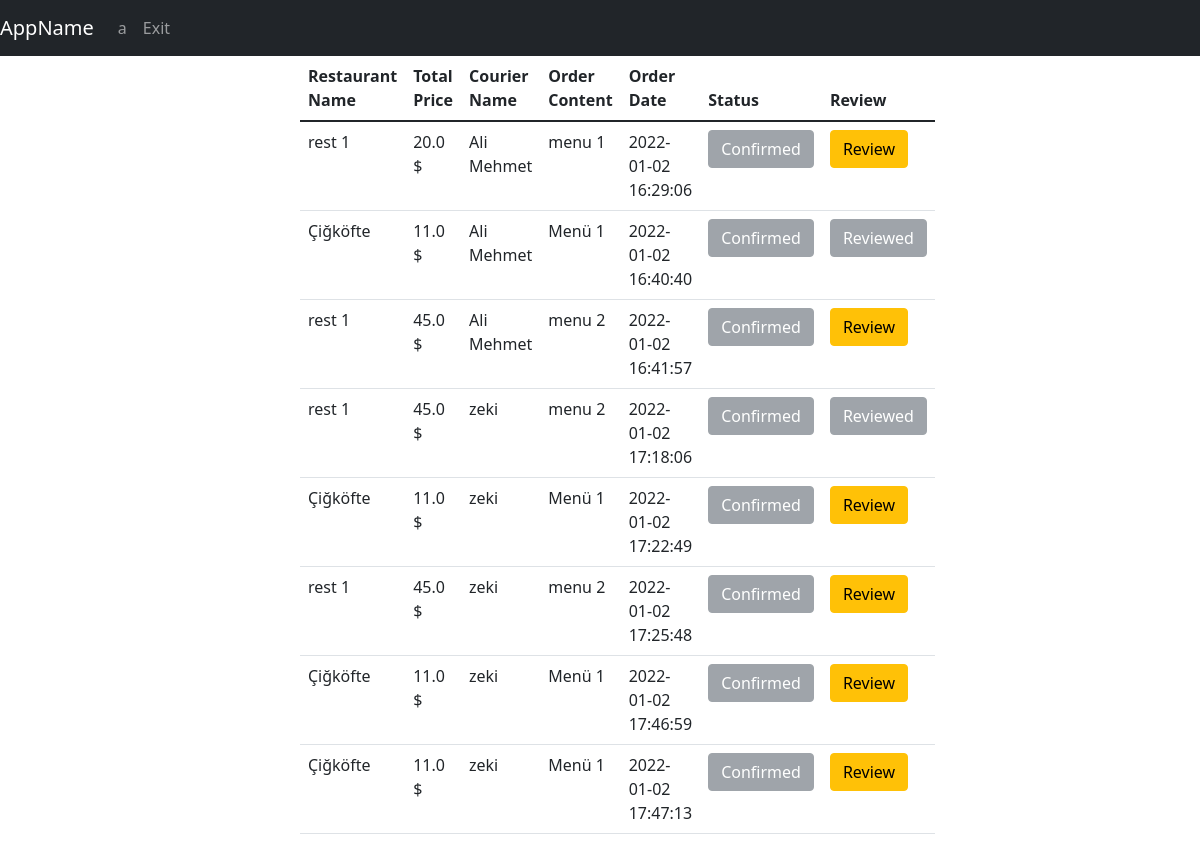
The app's page /myOrders (signed in), older data.
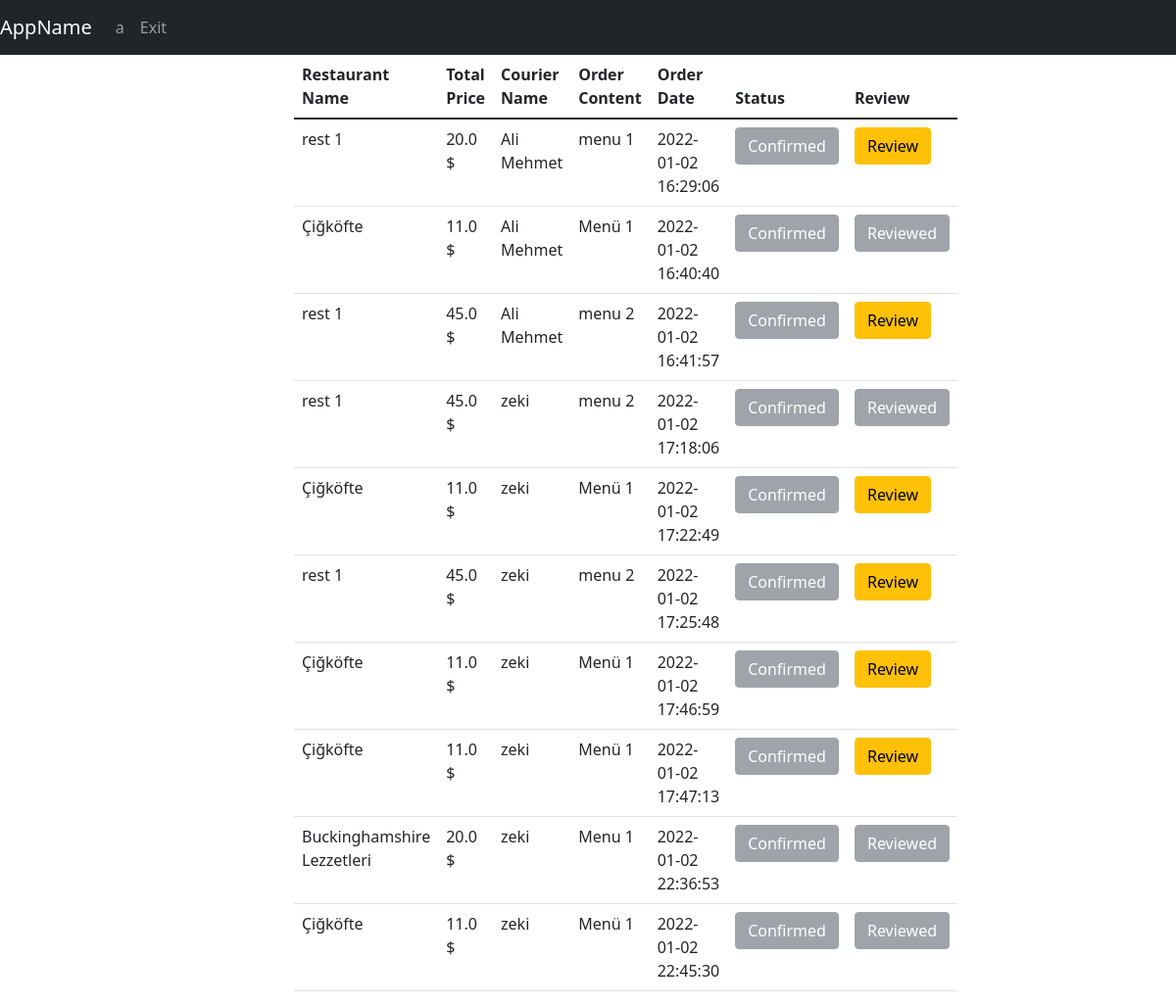
The same page, newer data.
### tables this page shows
CREATE TABLE restaurant(id INTEGER PRIMARY KEY, restaurantName varchar(30),address varchar(250),lat Text,lng Text,isOpen binary,averageRating REAL);

CREATE TABLE couriers(id INTEGER PRIMARY KEY,name TEXT,is_available TEXT,lat REAL,lng, orderId int REFERENCES foodOrder(id) ON UPDATE CASCADE);

CREATE TABLE foodOrder(id INTEGER PRIMARY KEY,content TEXT,orderDate Date DEFAULT (datetime('now','localtime')),totalPrice REAL, is_delivered INTEGER DEFAULT(0), is_reviewed INTEGER DEFAULT(0), restaurantId INTEGER, courierID int REFERENCES couriers(id) ON UPDATE CASCADE, userUserName varchar(30) REFERENCES users(username) ON UPDATE CASCADE, FOREIGN KEY(restaurantId) REFERENCES restaurant(id));

### app.py (the view)
@app.route("/myOrders", methods=["GET", "POST"])
def myOrders():
    with sqlite3.connect(DATABASE) as database:
        cursor = database.cursor()
    cursor.execute("SELECT foodOrder.totalPrice,foodOrder.orderDate,couriers.name, foodOrder.content, foodOrder.id, foodOrder.is_delivered, restaurant.restaurantName, foodOrder.is_reviewed, restaurant.id "
                   "FROM foodOrder INNER JOIN couriers ON couriers.id = foodOrder.courierID and foodOrder.userUserName=(?) INNER JOIN restaurant ON foodOrder.restaurantId = restaurant.id", (session["username"],))
    orders = cursor.fetchall()
    return render_template("user/list_user_orders.html", username=session["username"], data=orders)

### templates/user/list_user_orders.html (shortened to what this page needs)
{% extends 'base.html' %}
{% block navbar %}
<nav class="navbar navbar-expand-lg navbar-dark bg-dark">
    <a class="navbar-brand" href="#">AppName</a>
    <div class="collapse navbar-collapse" id="navbarNav">
        <ul class="navbar-nav">
          <li class="nav-item active"><a class="nav-link" href="/">{{username}}</a></li>
          <li class="nav-item active"><a class="nav-link" href="/exit">Exit</a></li>
        </ul>
    </div>
</nav>
{% endblock %}
{% block body %}
<center>
    <div class="col-md-6">
        <form action="/home" method="POST">
        <table class="table table-hover">
             <thead>
               <tr>
                 <th scope="col">Restaurant Name</th>
                 <th scope="col">Total Price</th>
                 <th scope="col">Courier Name</th>
                 <th scope="col">Order Content</th>
                 <th scope="col">Order Date</th>
                 <th scope="col">Status</th>
                 <th scope="col">Review</th>
               </tr>
             </thead>
             <tbody>
             {%for i in range(data|length)%}
               <tr>
                 <td>{{ data[i][6] }} </td>
                 <td>{{ data[i][0] }} $</td>
                 <td>{{ data[i][2] }}</td>
                 <td>{{ data[i][3] }}</td>
                 <td>{{ data[i][1] }}</td>
                   {% if data[i][5] == 1 %}
                       <td><button class="btn btn-secondary" disabled name="confirmedOrder" value="{{data[i][4]}}">Confirmed</button></td>
                   {% else %}
                       <td><button class="btn btn-warning" name="confirmedOrder" value="{{data[i][4]}}">Confirm Delivered</button></td>
                   {% endif %}
                   {% if data[i][7] == 1 %}
                       <td><button class="btn btn-secondary" disabled name="confirmedOrder" value="{{data[i][4]}}">Reviewed</button></td>
                   {% else %}
                       <td><a href="/reviewRestaurant?restId={{ data[i][8] }}&foodOrderId={{ data[i][4] }}" class="btn btn-warning" name="confirmedOrder" value="{{data[i][4]}}">Review</a></td>
                   {% endif %}
               </tr>
             {%endfor%}
             </tbody>
        </table>
        </form>
    </div>
</center>
{% endblock %}

Row changes from the older to the newer data that the page shows:
now on this page (row edited): restaurant: restaurantName "Buckinghamshire Lezzetleri"
added foodOrder: totalPrice "20.0", content "Menu 1", orderDate "2022-01-02 22:36:53"
added foodOrder: totalPrice "11.0", content "Menü 1", orderDate "2022-01-02 22:45:30"
Text that changed along with them:
new list line: "$ Confirmed Reviewed"
new list line: "zeki"
new list line: "Çiğköfte"
